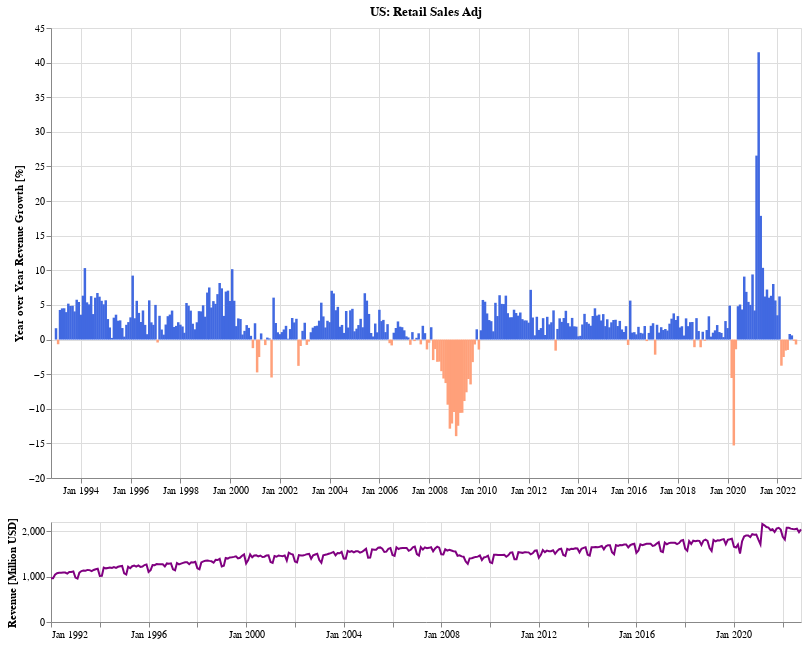

The notebook cell saved with this chart:
### Markdown cell above
### What is the trend for retail sales when adjusted for inflation (CPI)?

### Code cell
df_adj = tmp['Total-adj'].reset_index().copy()
df_adj.columns = ['dt', 'Retail Sales Adj']
df_adj = df_adj.groupby('dt').agg('mean').reset_index()

doComboChartFor('Retail Sales Adj', df_adj.set_index('dt'))

### Figure 1 — Vega-Lite specification as saved in the notebook (floating-point values rounded to 4 significant figures; data arrays with more than 128 entries replaced by an {"elided": "..."} marker saying what was removed)
{"config": {"view": {"continuousWidth": 400, "continuousHeight": 300}}, "vconcat": [{"mark": {"type": "bar", "color": "royalblue", "size": 2.5}, "encoding": {"color": {"condition": {"value": "lightsalmon", "test": "datum['yoy'] < 0"}, "value": "royalblue"}, "tooltip": [{"field": "dt", "format": "%B %Y", "title": "Period", "type": "temporal"}, {"field": "yoy", "format": ",.02f", "type": "quantitative"}], "x": {"axis": {"format": "%b %Y", "title": ""}, "field": "dt", "impute": {"value": null}, "scale": {"domain": {"selection": "selector004"}}, "type": "temporal"}, "y": {"axis": {"title": "Year over Year Revenue Growth [%]"}, "field": "yoy", "type": "quantitative"}}, "height": 450, "title": "US: Retail Sales Adj", "transform": [{"window": [{"op": "lag", "field": "Retail Sales Adj", "param": 12, "as": "previous"}], "sort": [{"field": "dt"}]}, {"calculate": "((datum['Retail Sales Adj'] - datum.previous) / datum.previous) * 100", "as": "yoy"}, {"filter": "datum['yoy'] < 100"}], "width": 750}, {"mark": {"type": "line", "color": "purple"}, "encoding": {"tooltip": [{"field": "dt", "format": "%b %Y", "type": "temporal"}, {"field": "yoy", "format": ",.02f", "type": "quantitative"}], "x": {"axis": {"format": "%b %Y", "title": ""}, "field": "dt", "type": "temporal"}, "y": {"axis": {"title": "Revenue [Million USD]"}, "field": "Retail Sales Adj", "type": "quantitative"}}, "height": 100, "selection": {"selector004": {"type": "interval", "encodings": ["x"]}}, "width": 750}], "background": "white", "data": {"name": "data-24f7f802ec541617d7bcd70eff149b31"}, "$schema": "https://vega.github.io/schema/vega-lite/v4.17.0.json", "datasets": {"data-24f7f802ec541617d7bcd70eff149b31": {"elided": "370 records"}}}
